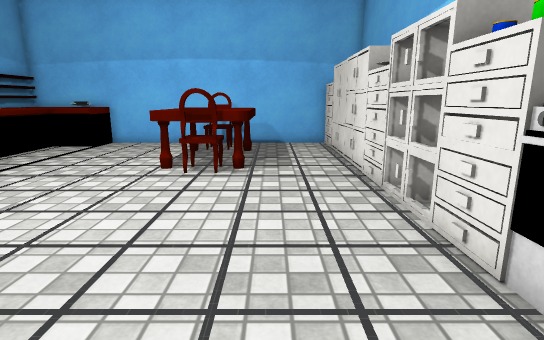
View 1 (above)

15 first-person views from a walk through a scene from a Unity 3-D project. The camera is 1.2 m above the floor, tilts 12° down and sees 80° across. The floor is counted in squares, 0.5 m on a side. Each view is taken from the middle of a square. On the plan, view 1 faces up. The plan holds only what a view shows up to about 20 squares ahead; the rest is blank. The place goes on beyond the plan. Some surface patterns are stand-ins.

View 2
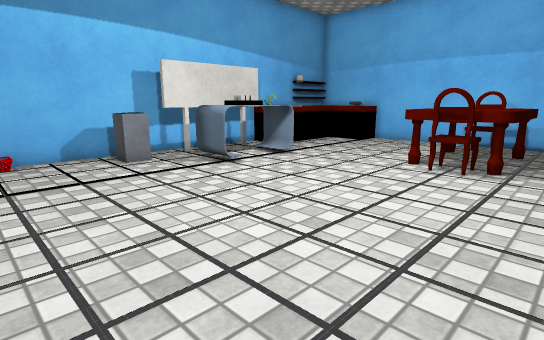

View 3
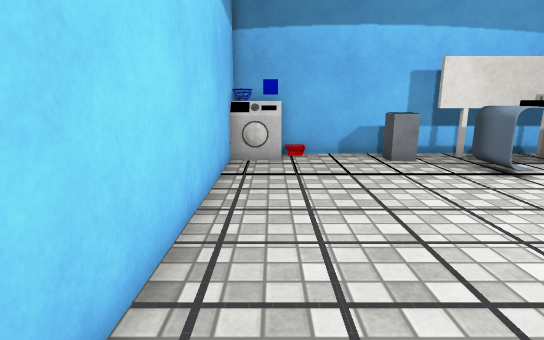

View 4
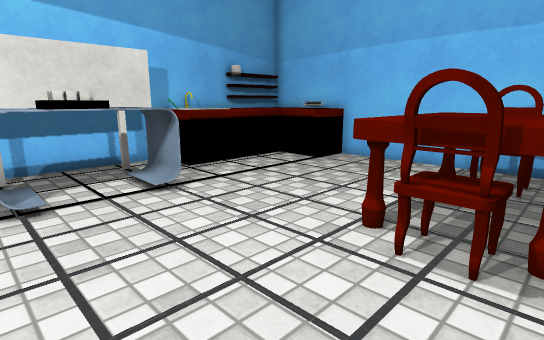

View 5
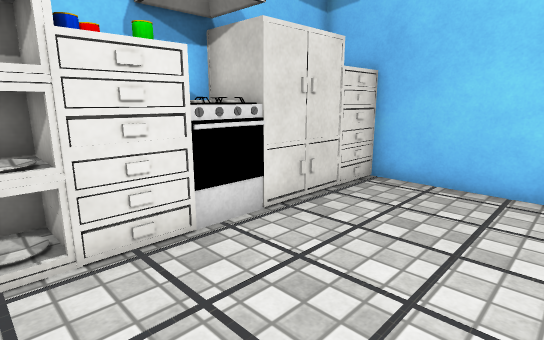

View 6
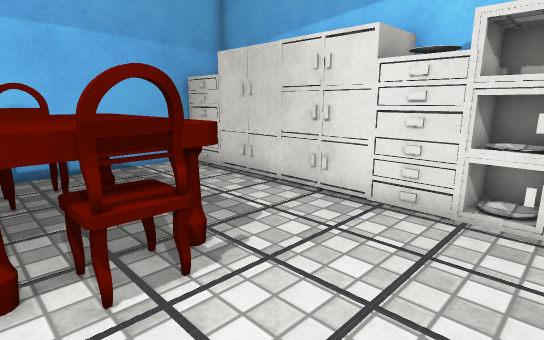

View 7
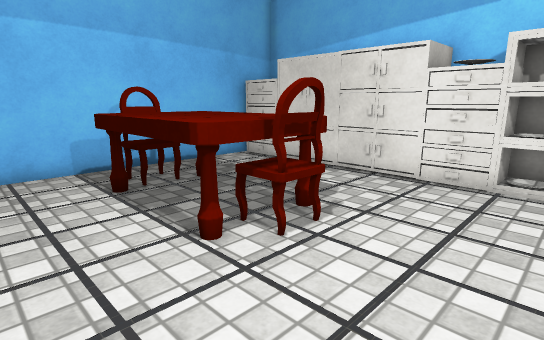

View 8
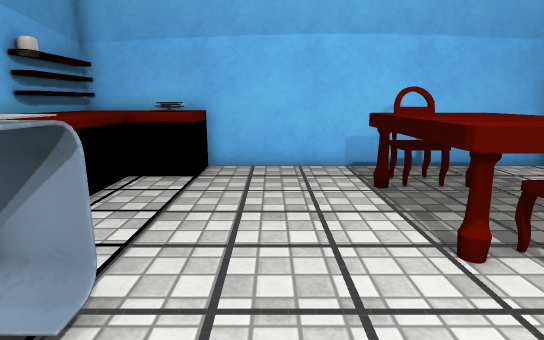

View 9
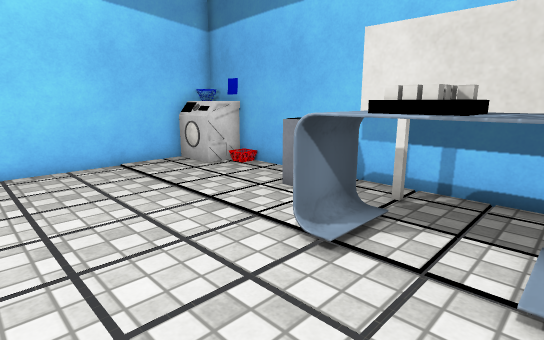

View 10
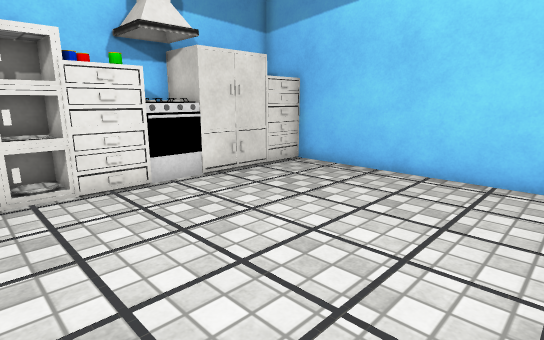

View 11
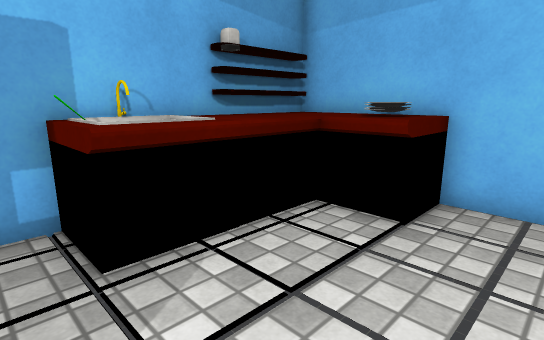

View 12
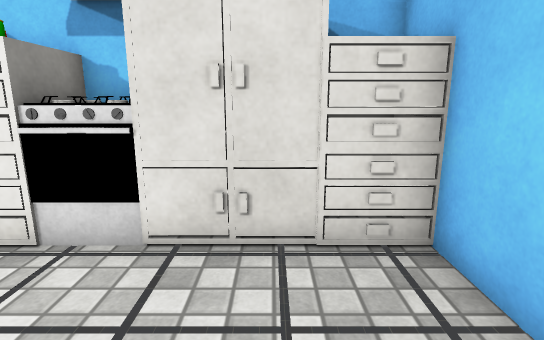

View 13
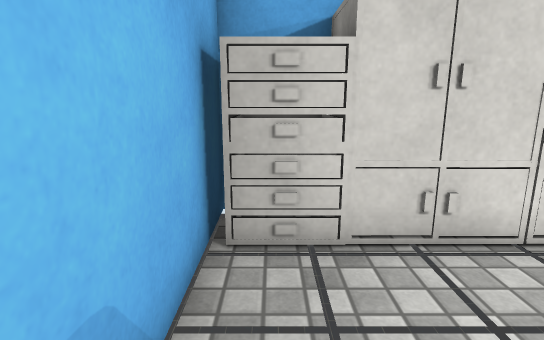

View 14
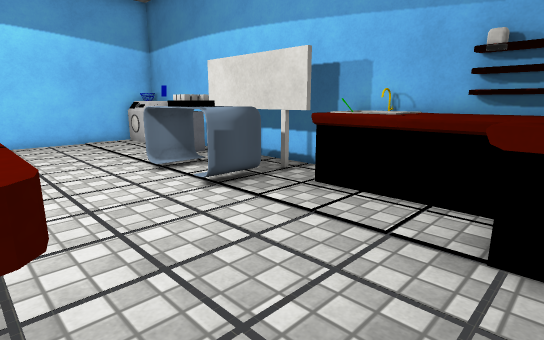

View 15
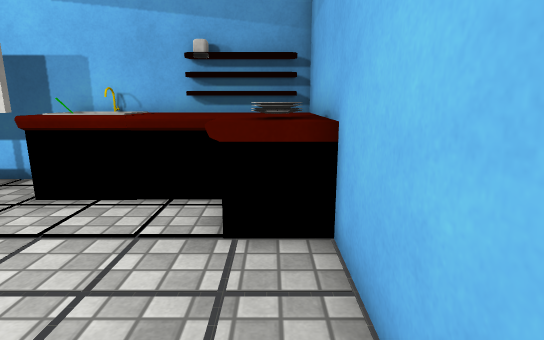

### Floor plan
Points are (right, up) in squares from view 1. A wall is a line through its corners. A room is listed if a view was taken in it or the views show most of it. See-through windows are left out.
Room 1 (views 1, 2, 3, 4, 5, 6, 7, 8, 9, 10, 11, 12, 13, 14, 15)
walls: (3.5, 5.8) (3.1, 5.8) (3.1, 9); (3.8, 7.3) (3, 7.3); (3.5, 10.7) (3.1, 10.7) (3.1, 13.5); (-12.3, 11.4) (-12.3, 5.7); (5, 7.6) (5, 8.9); (5, 5.9) (5, 7.1); (5, 2.1) (5, 4.1); (-11.5, -2.7) (2.5, -2.7); (5.1, 19.1) (-9.5, 19.1); (-13.7, 19.1) (-13.7, -2.5)
low walls: (-11.4, 14.6) (-11.4, 12.2) (-13.8, 12.2); (-12, 14.4) (-13.4, 14.4) (-13.4, 12.6) (-12, 12.6); (-13.5, 14.4) (-11.9, 14.4) (-11.9, 12.5)
objects: other object (-14, -3) to (-12, -1); other object (-13, 4) to (-12, 5); other object (-13, 13); other object (-13, 15) to (-9, 19); other object (-13, 16) to (-13, 18); other object (-11, 6) to (-9, 10); other object (-11, 18) to (-10, 18); other object (-4, 11) to (-1, 16); other object (-3, 11) to (-2, 11); other object (-3, 16) to (-2, 17); other object (3, -3) to (5, -1); other object (3, 0) to (5, 2); other object (3, 3) to (4, 3); other object (3, 4) to (3, 5); other object (3, 9) to (5, 10); other object (3, 14) to (4, 16); other object (3, 17) to (5, 18); other object (4, 4); other object (4, 5); other object (5, 5)

Positions as (right, up) in squares from view 1, and headings:
1: (0, 0), facing up
2: (1, -1), facing up-left
3: (1, -1), facing left
4: (-1, 6), facing up-left
5: (-2, 7), facing down-right
6: (-4, 7), facing up-right
7: (-7, 7), facing up-right
8: (-7, 7), facing up
9: (-5, 10), facing down-left
10: (-6, 8), facing down-right
11: (-7, 11), facing up-left
12: (-2, 0), facing right
13: (-2, 18), facing right
14: (-4, 18), facing down-left
15: (-4, 18), facing left
